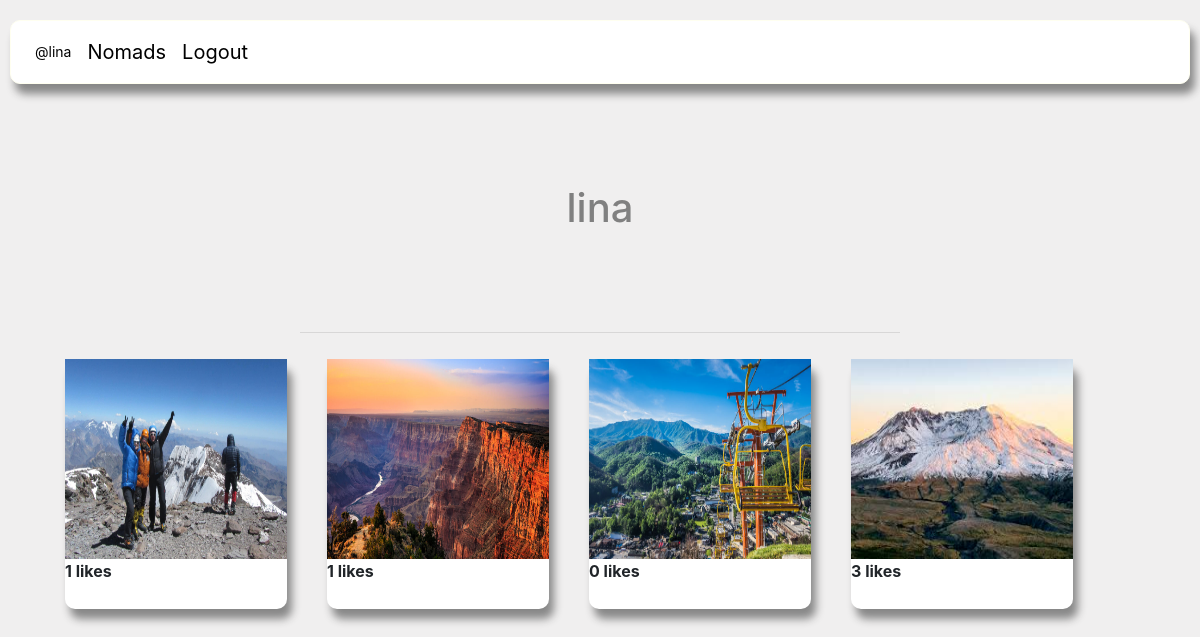
The app's page /users_post/2 with its own data.
### nomadapp/models/post.py (models this page shows, shortened)
class Post(models.Model):
    user = models.ForeignKey(User, on_delete=models.CASCADE, related_name='comment')
    title = models.CharField(max_length=50)
    location = models.CharField(max_length=255, blank=True, default=None)
    description = models.TextField(blank=True, default='')
    date = models.DateField(auto_now=False, auto_now_add=False,)
    liked = models.ManyToManyField(User, default=None,blank=True,related_name='liked')
    post_image = models.ImageField(blank=True, upload_to='images/')
    class Meta:
        verbose_name = ("post")
        verbose_name_plural = ("posts")

### nomadapp/views/posts/user_post_list.py (the view)
# urls.py: path('users_post/<int:user_id>', user_post_list, name='users_post'),
def user_post_list(request, user_id):
    if request.method == 'GET':
        user = get_user(user_id)
        users_post = Post.objects.filter(user_id=user.id)
        template = 'posts/user_post_list.html'
        context = {
        'user': user,
        'users_post': users_post
        }
        return render(request, template, context)

### nomadapp/views/posts/user_post_list.py (called while the page is built)
def get_user(user_id):
    return User.objects.get(pk=user_id)

### nomadapp/templates/posts/user_post_list.html (shortened to what this page needs)
{% extends 'shared/base.html' %}
{% load static %}
{% block css %}
    <link rel="stylesheet" href="{% static 'styles/user_posts.css' %}" />
{% endblock %}
{% block content %}
<h1 class="username">{{user.username}}</h1>
<hr>
    <div class="container">
        {% for post in users_post %}
            <div class="post_card">
            <img class="post_photo" src="{{post.post_image.url}}"></img>
            <div><strong>{{post.liked.all.count}} likes</strong></div>
            </div>
        {% endfor %}
</div>
{% endblock %}

### nomadapp/templates/shared/base.html (shortened to what this page needs)
<!DOCTYPE html>
{% load static %}
<html>
<head>
   <link rel="stylesheet" href="{% static 'styles/base.css' %}" />
   <link rel="stylesheet" href="https://stackpath.bootstrapcdn.com/bootstrap/4.4.1/css/bootstrap.min.css">
    {% block css %}
    {% endblock %}
</head>
<body>
    <nav id="site-nav">
        <ol class="navList">
            {% if user.is_authenticated %}
                <li class="navList__route username"><a class="nav_username" href="{% url 'nomadapp:users_post' user.id %}">@{{user.username}}</a><li>
                <li class="navList__route"><a href="{% url 'nomadapp:home' %}">Nomads</a><li>
                <li class="navList__route"><a href="{% url 'nomadapp:logout' %}">Logout</a><li>
            {% else %}
                <li class="navList__route"><a href="{% url 'nomadapp:login' %}">Login</a><li>
                <li class="navList__route"><a href="{% url 'nomadapp:register' %}">Sign Up</a><li>
            {% endif %}
        </ol>
    </nav>
     <main class="main-content">
        {% block content %}
        {% endblock %}
    </main>
</body>
</html>

### nomadapp/static/styles/base.css (style rules this page uses)
a.nav_username { font-size: 14px; }
li.navList__route.username { margin-top: 2px }
.navList { list-style-type: none; display: flex; color: black !important; padding: 1em; margin: 0; }
.navList__route { margin: 0 0.5em; }
#site-nav { margin: 20px 10px 0px 10px; border: solid .5px ivory; background-color: white; border-radius: 10px; box-shadow: 5px 10px 8px #888888; margin-bottom: 50px }
a { color: black !important; text-decoration: none; font-size: 20px; }

### nomadapp/static/styles/user_posts.css (style rules this page uses)
body { background-color: rgb(240, 239, 239) }
.username { text-align: center; color: gray; margin-top: 100px }
hr { width: 600px; margin-top: 100px }
.post_card { width: 300px; margin-bottom: 20px; margin-left: 20px; margin-right: 20px; margin-top: 10px; background-color: white; border-radius: 10px; box-shadow: 5px 10px 8px #888888; height: 250px; flex-basis: 20%; }
.container { display: flex; flex-flow: row wrap; position: relative; }
img.post_photo { width: 100%; height: 200px; }

### records on screen
Post: post_image (picture), liked.all.count "1"
Post: post_image (picture), liked.all.count "1"
Post: post_image (picture), liked.all.count "0"
Post: post_image (picture), liked.all.count "3"

### other values on screen
{{ user.username }} "lina"
